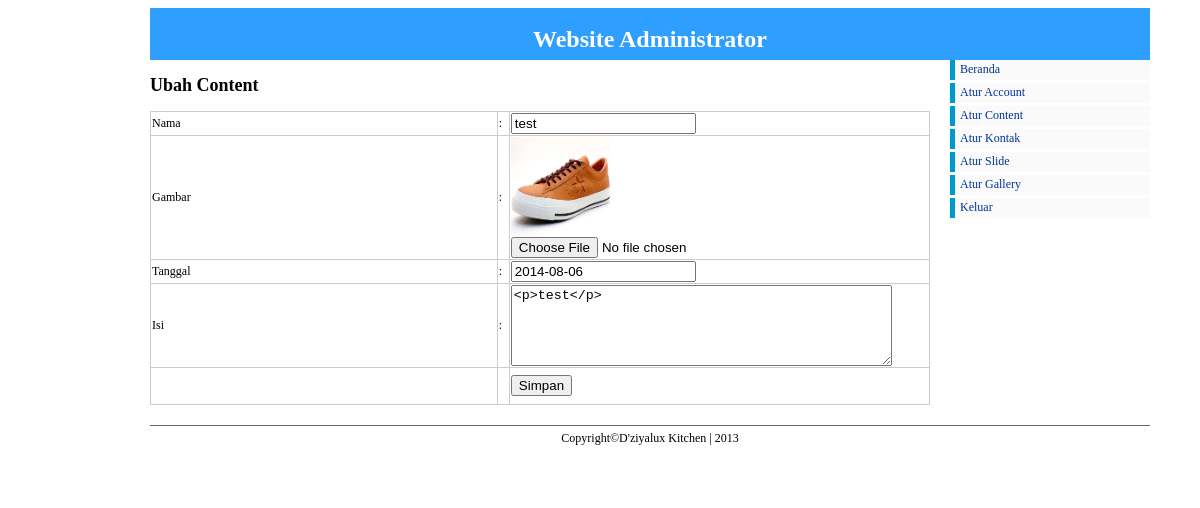
Page /admin/index.php?pg=content/ubah_content&id=6 (signed in) on the committed database.
### tables this page shows
CREATE TABLE IF NOT EXISTS `content` (
  `ID_CONTENT` int(11) NOT NULL AUTO_INCREMENT,
  `NAMA_CONTENT` varchar(100) NOT NULL,
  `ISI_CONTENT` text NOT NULL,
  `GAMBAR` varchar(50) NOT NULL,
  `IS_AKTIF` int(2) NOT NULL,
  `TANGGAL` date NOT NULL,
  PRIMARY KEY (`ID_CONTENT`)
);

### admin/content/ubah_content.php (the view, shortened to what this page needs)
<h2>Ubah Content</h2>
<form action="" method="post" enctype="multipart/form-data" name="form1">
	<table width="441" border="1" align="center">
		<?php
		$data = mysql_query("select * from content where ID_CONTENT = '$_GET[id]'");
		$tampil = mysql_fetch_array($data);
		?>
		<tr>
			<td width="314">Nama</td>
			<td width="8">:</td>
			<td width="97">
				<input type="text" name="nama" id="nama" value="<?php echo $tampil['NAMA_CONTENT'];?>" class="required">
			</td>
		</tr>
		<tr>
			<td>Gambar</td>
			<td>:</td>
			<td>
			<?php if ($tampil['GAMBAR']!=='') : ?>
			<img src="../images/content/<?php echo $tampil['GAMBAR'];?>" width="100" height="100" /><br>
			<?php endif; ?>
			<input type="file" name="gambar" id="gambar"></td>
		</tr>
		<tr>
			<td>Tanggal</td>
			<td>:</td>
			<td>
				<input type="text" name="tanggal" id="tanggal" value="<?php echo $tampil['TANGGAL'];?>" class="required">
			</td>
		</tr>
		<tr>
			<td>Isi</td>
			<td>:</td>
			<td>
				<textarea name="isi" id="isi" cols="45" rows="5" class="required"><?php echo $tampil['ISI_CONTENT'];?></textarea>
			</td>
		</tr>
		<tr>
			<td height="34">&nbsp;</td>
			<td>&nbsp;</td>
			<td><input type="submit" name="button" class="klik" value="Simpan"></td>
		</tr>
	</table>
</form>

### css/admin.css (style rules this page uses)
body { font-size: 62.5%; font-family: "Trebuchet MS", "Arial", "Helvetica", "Verdana", "sans-serif"; }
table { font-size: 12px; width:780px; border:1px solid #CCC; border-collapse:collapse; }

### rows in the picture
content: nama "test", GAMBAR (picture), tanggal "2014-08-06", isi "<p>test</p>"
